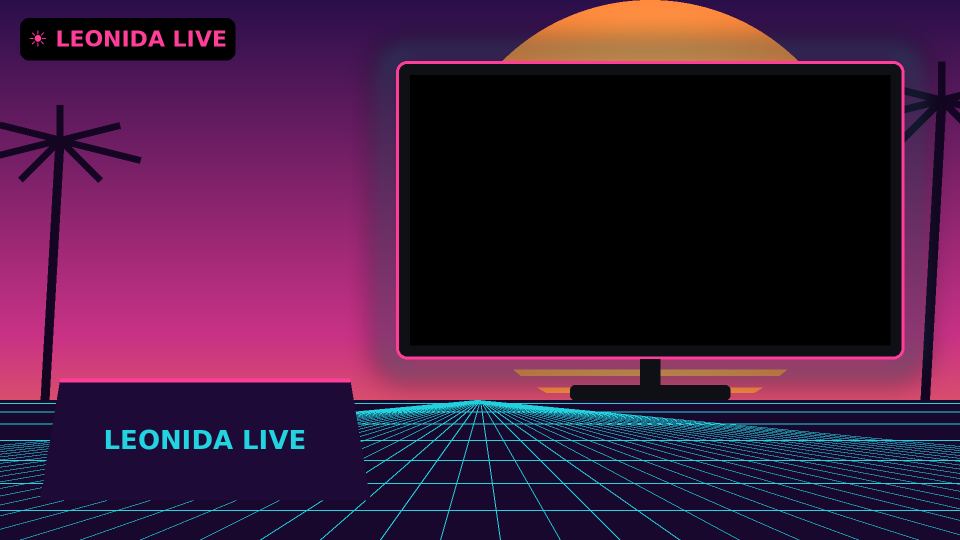
#> input picture studio/assets/studio.png, 1920 x 1080 px (shown at 1/2 size)
$ python cartes_v3.py out.png assets/studio.png
#> lines starting #> are read from the running program, lines starting #| are printed output that depends on the picture
### studio/cartes_tele.py
#!/usr/bin/env python3
"""Cartes « journal télé » affichées dans la télé du studio pendant les rubriques sans extrait du jeu.
Sortie : PNG 1280x720 dans le dossier donné.

    python cartes_tele.py videos/002-jour-de-sortie/cartes
"""
import sys
from pathlib import Path

from PIL import Image, ImageDraw, ImageFilter, ImageFont

W, H = 1280, 720
ROSE, TURQ, ORANGE, NUIT, JAUNE = (255, 62, 154), (33, 212, 224), (255, 138, 61), (42, 15, 74), (255, 220, 0)
GRAS = "/usr/share/fonts/truetype/dejavu/DejaVuSans-Bold.ttf"


def f(t):
    return ImageFont.truetype(GRAS, t)


def fond(sombre=True):
    im = Image.new("RGB", (W, H))
    d = ImageDraw.Draw(im)
    for y in range(H):
        k = y / H
        c = tuple(int(NUIT[i] * (1 - k) + (ROSE[i] if not sombre else NUIT[i] // 2) * k) for i in range(3))
        d.line([(0, y), (W, y)], fill=c)
    for x in range(-W, 2 * W, 80):                        # grille néon
        d.line([(W // 2, H * 0.62), (x, H)], fill=(60, 30, 110), width=2)
    return im


def bandeau(d, texte, couleur=ROSE):
    d.rectangle((0, 0, W, 110), fill=couleur)
    d.text((40, 55), texte, font=f(56), fill=(255, 255, 255), anchor="lm")


def centre(d, y, texte, taille, couleur=(255, 255, 255), contour=0):
    d.text((W // 2, y), texte, font=f(taille), fill=couleur, anchor="mm", stroke_width=contour, stroke_fill=NUIT)


# [54 lines left out: function cartes, not called in this run]


# [4 lines that do not run on import are left out]


# [36 lines left out: function cartes_sup, not called in this run]


# [2 lines that do not run on import are left out]

### studio/cartes_v3.py
#!/usr/bin/env python3
"""Cartes télé de la vidéo n°3 (programme, flash OVNI, Skunk Ape, question, défi) + miniature."""
import sys
from pathlib import Path

from PIL import Image, ImageDraw, ImageEnhance

sys.path.insert(0, str(Path(__file__).parent))
from cartes_tele import JAUNE, NUIT, ROSE, TURQ, W, H, bandeau, centre, f, fond  # noqa: E402

out = Path(sys.argv[1]); out.mkdir(parents=True, exist_ok=True)
oeuf = Image.open(sys.argv[2]).convert("RGB").resize((W, H))      # image de l'œuf qui tombe

im = oeuf.copy(); d = ImageDraw.Draw(im); bandeau(d, "AUJOURD'HUI : 7 SECRETS EN 48 H")
for i, t in enumerate(["Une soucoupe volante", "La chasse au Skunk Ape", "Des bugs qui défient la physique", "Un œuf de Pâques… géant"]):
    d.rounded_rectangle((120, 170 + i * 128, W - 120, 270 + i * 128), 20, fill=NUIT)
    d.text((160, 220 + i * 128), t, font=f(44), fill=(255, 255, 255), anchor="lm")
im.save(out / "ouverture.png")
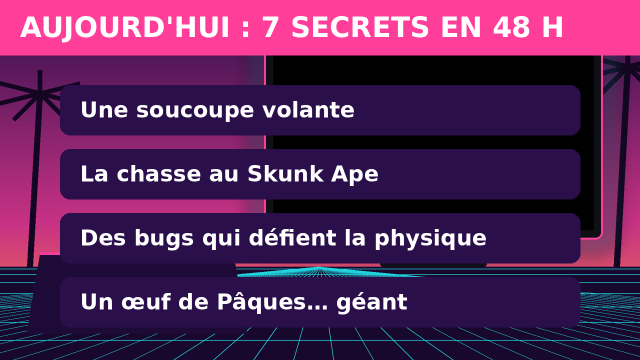
#> saved as ouverture.png: PIL image 1280x720 RGB (shown at 1/2 size); mean R, G, B 89.5, 39.2, 90.7

im = fond(); d = ImageDraw.Draw(im); bandeau(d, "FLASH SPÉCIAL", (220, 30, 40))
#> after `im = fond()`:
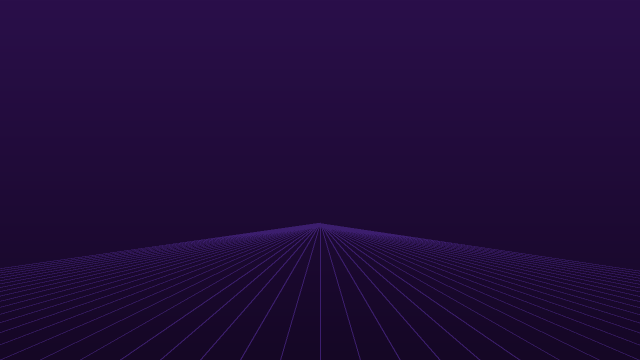
#> im: PIL image 1280x720 RGB (shown at 1/2 size); mean R, G, B 32.3, 11.3, 57.5
centre(d, 290, "LUMIÈRES DANS LE CIEL", 74, JAUNE, 6)
centre(d, 410, "Des habitants signalent des lumières", 44); centre(d, 470, "étranges au-dessus de Leonida", 44)
d.rectangle((0, H - 80, W, H), fill=(220, 30, 40))
d.text((30, H - 40), "LA POLICE DÉMENT • LES ALLIGATORS REFUSENT DE COMMENTER", font=f(30), fill=(255, 255, 255), anchor="lm")
im.save(out / "flash.png")
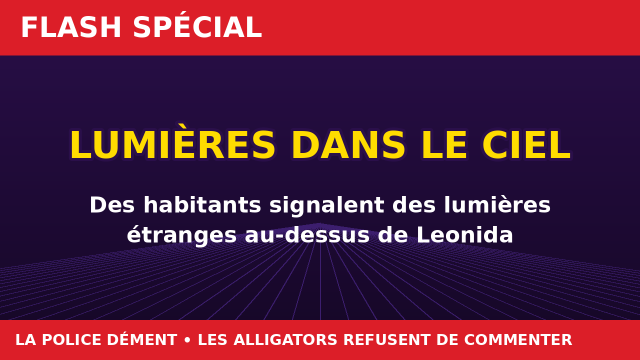
#> saved as flash.png: PIL image 1280x720 RGB (shown at 1/2 size); mean R, G, B 94.7, 33.2, 61.2

im = fond(); d = ImageDraw.Draw(im); bandeau(d, "LE SAVIEZ-VOUS ? — SKUNK APE", TURQ)
centre(d, 280, "LE « SINGE QUI PUE »", 80, JAUNE, 6)
centre(d, 400, "Une vraie légende de Floride :", 44); centre(d, 460, "le Bigfoot des marais", 44)
centre(d, 590, "Dans GTA 6 : sa propre mission", 40, ROSE)
im.save(out / "saviez.png")
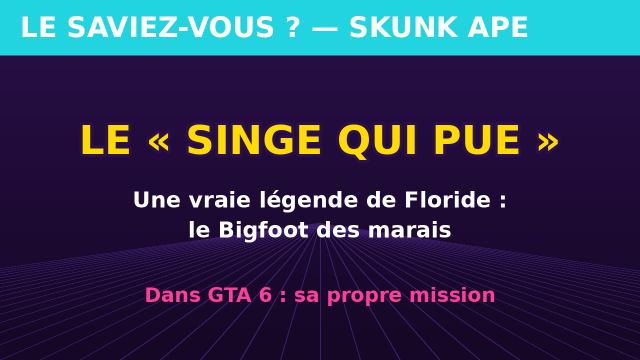
#> saved as saviez.png: PIL image 1280x720 RGB (shown at 1/2 size); mean R, G, B 47.4, 52.9, 85.3

im = fond(); d = ImageDraw.Draw(im); bandeau(d, "QUESTION DU JOUR")
for i, t in enumerate(["L'OVNI", "LE SKUNK APE", "L'ŒUF"]):
    x = 70 + i * 390
    d.rounded_rectangle((x, 250, x + 360, 400), 24, fill=NUIT, outline=ROSE, width=5)
    d.text((x + 180, 325), t, font=f(38), fill=JAUNE, anchor="mm")
centre(d, 520, "Un seul mot en commentaire !", 50)
im.save(out / "question.png")

im = fond(); d = ImageDraw.Draw(im); bandeau(d, "LE DÉFI DE SUNNY")
centre(d, 260, "Trouve le VRAI", 70, (255, 255, 255), 6); centre(d, 360, "crabe géant 🦀".replace("🦀", ""), 84, JAUNE, 6)
centre(d, 470, "La preuve en commentaire !", 46)
d.rounded_rectangle((390, 540, 890, 640), 30, fill=(230, 30, 40)); centre(d, 590, "ABONNE-TOI", 54)
im.save(out / "fin.png")
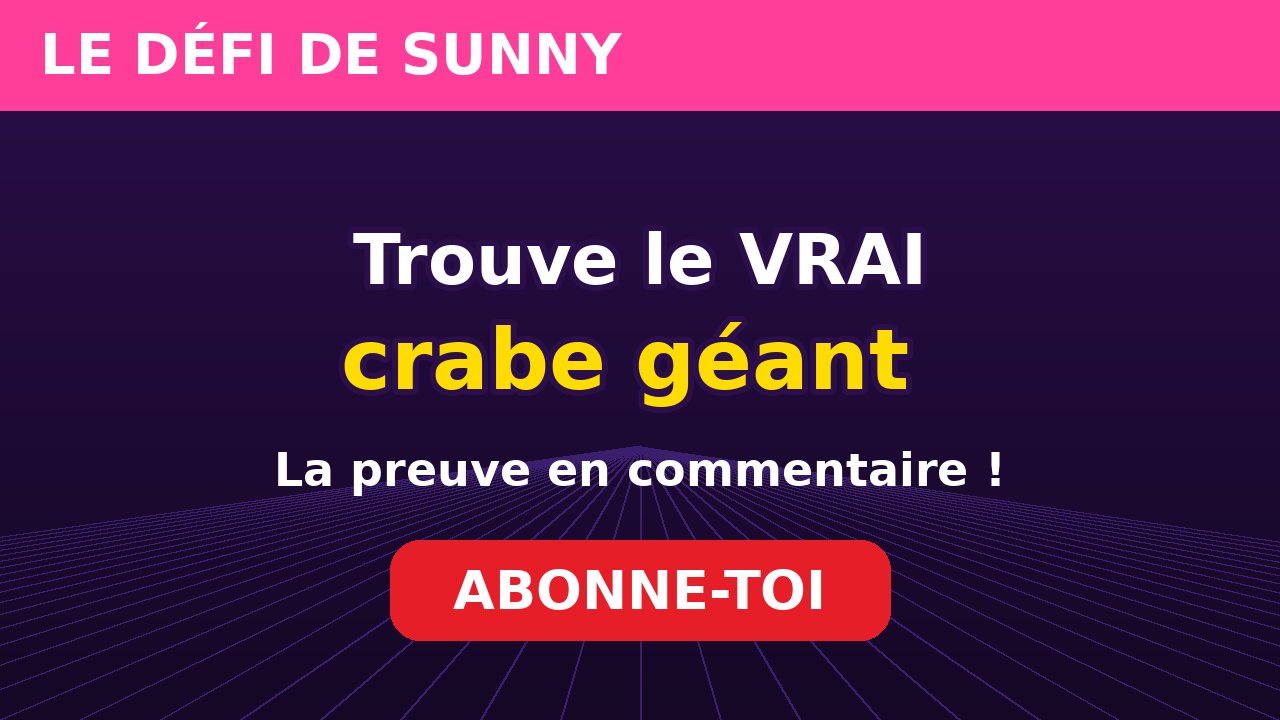
#> saved as fin.png: PIL image 1280x720 RGB; mean R, G, B 85.9, 33.3, 77

# miniature 1280x720
#> (the run stopped early here; a loop or call above may not have finished)

$ run again, on chaine/photo_profil_800.png
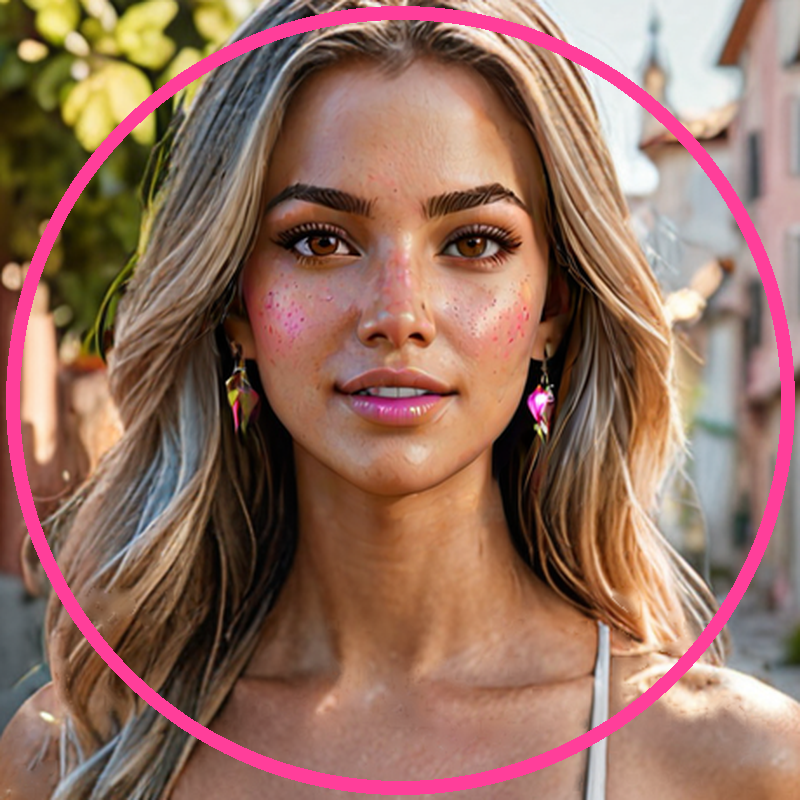
#> input picture chaine/photo_profil_800.png, 800 x 800 px
#> `oeuf = Image.open(sys.argv[2]).convert("RGB").resize((W, H))      # im..`:
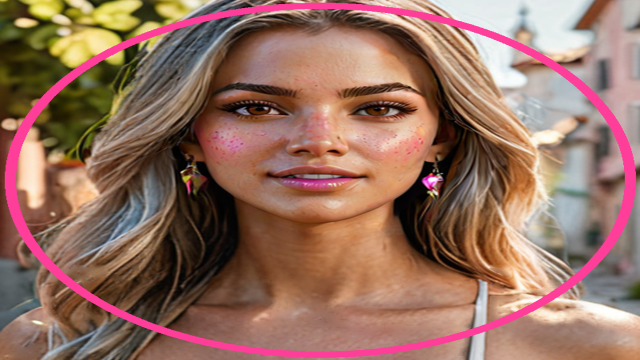
#> oeuf: PIL image 1280x720 RGB (shown at 1/2 size); mean R, G, B 149.5, 111.2, 96.4
#> `im.save(out / "ouverture.png")`:
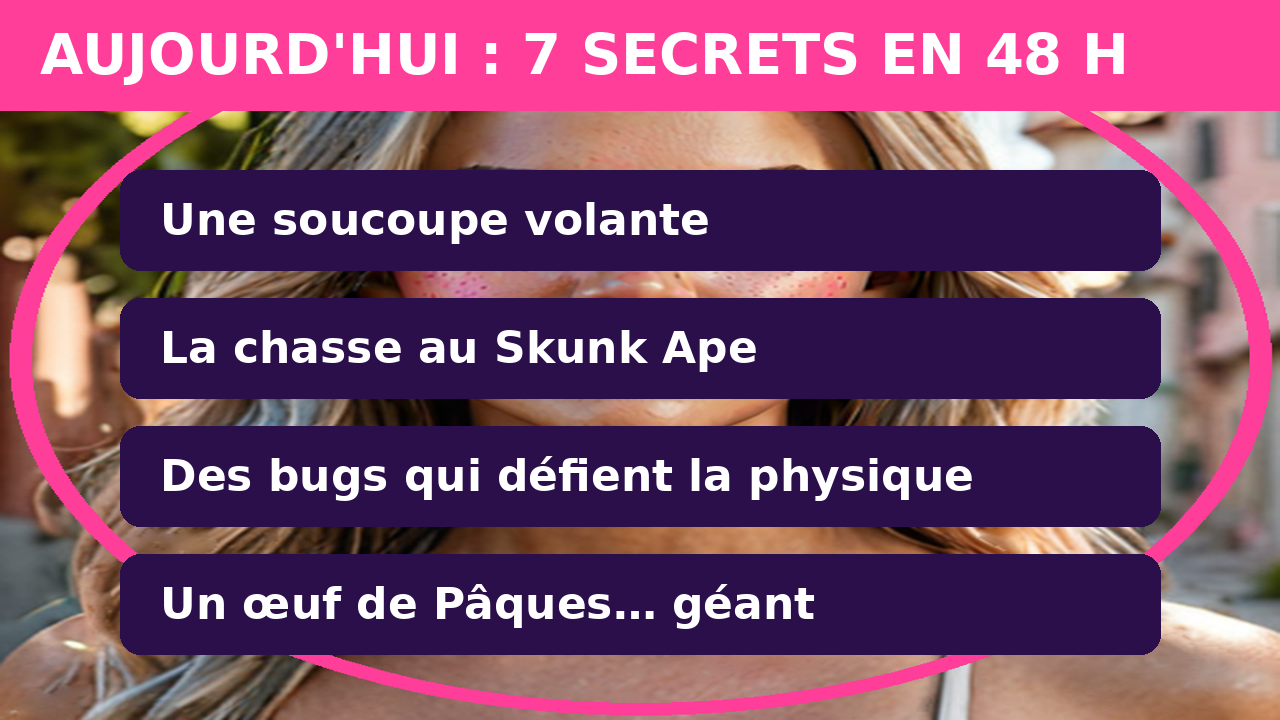
#> saved as ouverture.png: PIL image 1280x720 RGB; mean R, G, B 126.4, 73, 106.6
